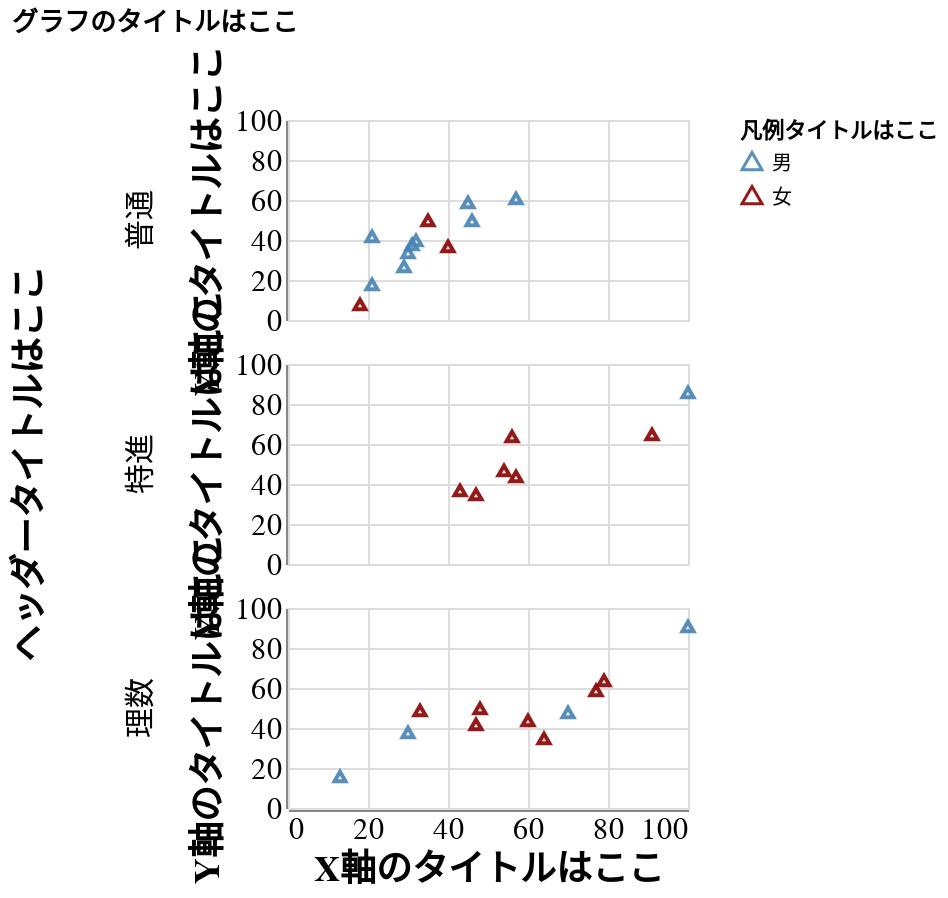

Notebook code for this chart:
### Markdown cell above
## グラフのサイズ指定

グラフのサイズは[.properties()](https://altair-viz.github.io/user_guide/customization.html#adjusting-chart-size)で指定します。ここではグラフのタイトルも指定できます。

### Code cell
altair_chart_with_options.properties(
    width=200, height=100,title="グラフのタイトルはここ"
)

### Figure 1 — Vega-Lite specification as saved in the notebook (floating-point values rounded to 4 significant figures)
{"config": {"view": {"continuousWidth": 400, "continuousHeight": 300}}, "data": {"name": "data-84fa8bf75cf1b4016f3998f52cc793b2"}, "mark": {"type": "point", "opacity": 0.9, "shape": "triangle", "size": 30}, "encoding": {"color": {"field": "性別", "legend": {"title": "凡例タイトルはここ", "titleFont": "Yu Gothic UI"}, "scale": {"domain": ["男", "女"], "range": ["steelblue", "darkred"]}, "type": "nominal"}, "row": {"field": "コース", "header": {"labelAngle": -90, "labelFont": "Yu Gothic UI", "labelFontSize": 15, "title": "ヘッダータイトルはここ", "titleAngle": -90, "titleFont": "Yu Gothic UI", "titleFontSize": 18}, "type": "nominal"}, "x": {"axis": {"grid": true, "labelAngle": 0, "labelFont": "Yu Gothic UI", "labelFontSize": 15, "ticks": false, "title": "X軸のタイトルはここ", "titleAngle": 0, "titleFont": "Yu Gothic UI", "titleFontSize": 18}, "field": "国語", "scale": {"bins": [0, 20, 40, 60, 80, 100], "domain": [0, 100]}, "type": "quantitative"}, "y": {"axis": {"grid": true, "labelAngle": 0, "labelFont": "Yu Gothic UI", "labelFontSize": 15, "ticks": false, "title": "Y軸のタイトルはここ", "titleAngle": -90, "titleFont": "Yu Gothic UI", "titleFontSize": 18}, "field": "数学", "scale": {"bins": [0, 20, 40, 60, 80, 100], "domain": [0, 100]}, "type": "quantitative"}}, "height": 100, "title": "グラフのタイトルはここ", "width": 200, "$schema": "https://vega.github.io/schema/vega-lite/v4.17.0.json", "datasets": {"data-84fa8bf75cf1b4016f3998f52cc793b2": [{"学生番号": "ID01", "国語": 18, "数学": 7, "理科": 15, "社会": 17, "英語": 11, "コース": "普通", "性別": "女"}, {"学生番号": "ID02", "国語": 47, "数学": 34, "理科": 49, "社会": 57, "英語": 80, "コース": "特進", "性別": "女"}, {"学生番号": "ID03", "国語": 32, "数学": 39, "理科": 41, "社会": 42, "英語": 42, "コース": "普通", "性別": "男"}, {"学生番号": "ID04", "国語": 64, "数学": 34, "理科": 68, "社会": 71, "英語": 54, "コース": "理数", "性別": "女"}, {"学生番号": "ID05", "国語": 21, "数学": 41, "理科": 45, "社会": 51, "英語": 47, "コース": "普通", "性別": "男"}, {"学生番号": "ID06", "国語": 47, "数学": 41, "理科": 56, "社会": 64, "英語": 75, "コース": "理数", "性別": "女"}, {"学生番号": "ID07", "国語": 77, "数学": 58, "理科": 60, "社会": 69, "英語": 74, "コース": "理数", "性別": "女"}, {"学生番号": "ID08", "国語": 70, "数学": 47, "理科": 74, "社会": 80, "英語": 46, "コース": "理数", "性別": "男"}, {"学生番号": "ID09", "国語": 57, "数学": 43, "理科": 49, "社会": 58, "英語": 40, "コース": "特進", "性別": "女"}, {"学生番号": "ID10", "国語": 33, "数学": 48, "理科": 53, "社会": 61, "英語": 76, "コース": "理数", "性別": "女"}, {"学生番号": "ID11", "国語": 45, "数学": 58, "理科": 47, "社会": 54, "英語": 45, "コース": "普通", "性別": "男"}, {"学生番号": "ID12", "国語": 35, "数学": 49, "理科": 51, "社会": 67, "英語": 46, "コース": "普通", "性別": "女"}, {"学生番号": "ID13", "国語": 30, "数学": 37, "理科": 41, "社会": 48, "英語": 48, "コース": "理数", "性別": "男"}, {"学生番号": "ID14", "国語": 46, "数学": 49, "理科": 50, "社会": 53, "英語": 50, "コース": "普通", "性別": "男"}, {"学生番号": "ID15", "国語": 79, "数学": 63, "理科": 96, "社会": 93, "英語": 88, "コース": "理数", "性別": "女"}, {"学生番号": "ID16", "国語": 60, "数学": 43, "理科": 58, "社会": 66, "英語": 56, "コース": "理数", "性別": "女"}, {"学生番号": "ID17", "国語": 43, "数学": 36, "理科": 36, "社会": 42, "英語": 47, "コース": "特進", "性別": "女"}, {"学生番号": "ID18", "国語": 31, "数学": 37, "理科": 40, "社会": 44, "英語": 55, "コース": "普通", "性別": "男"}, {"学生番号": "ID19", "国語": 91, "数学": 64, "理科": 84, "社会": 96, "英語": 96, "コース": "特進", "性別": "女"}, {"学生番号": "ID20", "国語": 100, "数学": 90, "理科": 100, "社会": 100, "英語": 100, "コース": "理数", "性別": "男"}, {"学生番号": "ID21", "国語": 48, "数学": 49, "理科": 57, "社会": 68, "英語": 44, "コース": "理数", "性別": "女"}, {"学生番号": "ID22", "国語": 56, "数学": 63, "理科": 55, "社会": 64, "英語": 45, "コース": "特進", "性別": "女"}, {"学生番号": "ID23", "国語": 29, "数学": 26, "理科": 36, "社会": 38, "英語": 32, "コース": "普通", "性別": "男"}, {"学生番号": "ID24", "国語": 100, "数学": 85, "理科": 90, "社会": 95, "英語": 100, "コース": "特進", "性別": "男"}, {"学生番号": "ID25", "国語": 30, "数学": 33, "理科": 37, "社会": 41, "英語": 35, "コース": "普通", "性別": "男"}, {"学生番号": "ID26", "国語": 13, "数学": 15, "理科": 20, "社会": 19, "英語": 24, "コース": "理数", "性別": "男"}, {"学生番号": "ID27", "国語": 21, "数学": 17, "理科": 24, "社会": 26, "英語": 15, "コース": "普通", "性別": "男"}, {"学生番号": "ID28", "国語": 57, "数学": 60, "理科": 58, "社会": 61, "英語": 43, "コース": "普通", "性別": "男"}, {"学生番号": "ID29", "国語": 40, "数学": 36, "理科": 42, "社会": 47, "英語": 45, "コース": "普通", "性別": "女"}, {"学生番号": "ID30", "国語": 54, "数学": 46, "理科": 47, "社会": 55, "英語": 47, "コース": "特進", "性別": "女"}]}}
